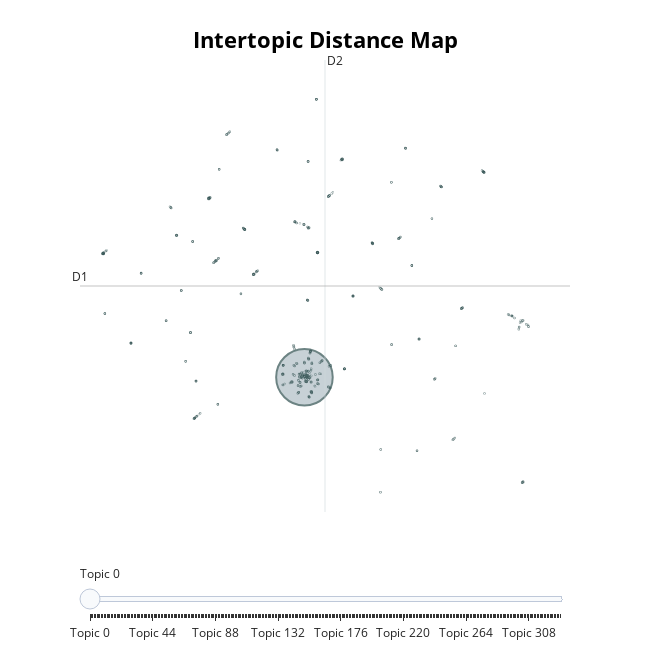

Here is the notebook cell this chart was saved with:
### Code cell
topic_model.visualize_topics()

### Figure 1 — Plotly figure (JSON) as saved in the notebook; plotly's stock layout.template omitted (floating-point values rounded to 4 significant figures; data arrays with more than 128 entries replaced by an {"elided": "..."} marker saying what was removed)
{"data": [{"customdata": {"elided": "331x3 mixed values"}, "hovertemplate": "<b>Topic %{customdata[0]}</b><br>%{customdata[1]}<br>Size: %{customdata[2]}", "legendgroup": "", "marker": {"color": "#B0BEC5", "line": {"color": "DarkSlateGrey", "width": 2}, "size": {"elided": "331 int values"}, "sizemode": "area", "sizeref": 259.9, "symbol": "circle"}, "mode": "markers", "name": "", "orientation": "v", "showlegend": false, "type": "scatter", "x": {"elided": "331 float values"}, "xaxis": "x", "y": {"elided": "331 float values"}, "yaxis": "y"}], "layout": {"annotations": [{"showarrow": false, "text": "D1", "x": -12.13, "y": 5.833, "yshift": 10}, {"showarrow": false, "text": "D2", "x": 4.957, "xshift": 10, "y": 23.72}], "height": 650, "hoverlabel": {"bgcolor": "white", "font": {"family": "Rockwell", "size": 16}}, "legend": {"itemsizing": "constant", "tracegroupgap": 0}, "margin": {"t": 60}, "shapes": [{"line": {"color": "#CFD8DC", "width": 2}, "type": "line", "x0": 4.957, "x1": 4.957, "y0": -12.05, "y1": 23.72}, {"line": {"color": "#9E9E9E", "width": 2}, "type": "line", "x0": -12.13, "x1": 22.04, "y0": 5.833, "y1": 5.833}], "sliders": [{"active": 0, "pad": {"t": 50}, "steps": [{"args": [{"marker.color": {"elided": "1x331 str values"}}], "label": "Topic 0", "method": "update"}, {"args": [{"marker.color": {"elided": "1x331 str values"}}], "label": "Topic 1", "method": "update"}, {"args": [{"marker.color": {"elided": "1x331 str values"}}], "label": "Topic 2", "method": "update"}, {"args": [{"marker.color": {"elided": "1x331 str values"}}], "label": "Topic 3", "method": "update"}, {"args": [{"marker.color": {"elided": "1x331 str values"}}], "label": "Topic 4", "method": "update"}, {"args": [{"marker.color": {"elided": "1x331 str values"}}], "label": "Topic 5", "method": "update"}, {"args": [{"marker.color": {"elided": "1x331 str values"}}], "label": "Topic 6", "method": "update"}, {"args": [{"marker.color": {"elided": "1x331 str values"}}], "label": "Topic 7", "method": "update"}, {"args": [{"marker.color": {"elided": "1x331 str values"}}], "label": "Topic 8", "method": "update"}, {"args": [{"marker.color": {"elided": "1x331 str values"}}], "label": "Topic 9", "method": "update"}, {"args": [{"marker.color": {"elided": "1x331 str values"}}], "label": "Topic 10", "method": "update"}, {"args": [{"marker.color": {"elided": "1x331 str values"}}], "label": "Topic 11", "method": "update"}, {"args": [{"marker.color": {"elided": "1x331 str values"}}], "label": "Topic 12", "method": "update"}, {"args": [{"marker.color": {"elided": "1x331 str values"}}], "label": "Topic 13", "method": "update"}, {"args": [{"marker.color": {"elided": "1x331 str values"}}], "label": "Topic 14", "method": "update"}, {"args": [{"marker.color": {"elided": "1x331 str values"}}], "label": "Topic 15", "method": "update"}, {"args": [{"marker.color": {"elided": "1x331 str values"}}], "label": "Topic 16", "method": "update"}, {"args": [{"marker.color": {"elided": "1x331 str values"}}], "label": "Topic 17", "method": "update"}, {"args": [{"marker.color": {"elided": "1x331 str values"}}], "label": "Topic 18", "method": "update"}, {"args": [{"marker.color": {"elided": "1x331 str values"}}], "label": "Topic 19", "method": "update"}, {"args": [{"marker.color": {"elided": "1x331 str values"}}], "label": "Topic 20", "method": "update"}, {"args": [{"marker.color": {"elided": "1x331 str values"}}], "label": "Topic 21", "method": "update"}, {"args": [{"marker.color": {"elided": "1x331 str values"}}], "label": "Topic 22", "method": "update"}, {"args": [{"marker.color": {"elided": "1x331 str values"}}], "label": "Topic 23", "method": "update"}, {"args": [{"marker.color": {"elided": "1x331 str values"}}], "label": "Topic 24", "method": "update"}, {"args": [{"marker.color": {"elided": "1x331 str values"}}], "label": "Topic 25", "method": "update"}, {"args": [{"marker.color": {"elided": "1x331 str values"}}], "label": "Topic 26", "method": "update"}, {"args": [{"marker.color": {"elided": "1x331 str values"}}], "label": "Topic 27", "method": "update"}, {"args": [{"marker.color": {"elided": "1x331 str values"}}], "label": "Topic 28", "method": "update"}, {"args": [{"marker.color": {"elided": "1x331 str values"}}], "label": "Topic 29", "method": "update"}, {"args": [{"marker.color": {"elided": "1x331 str values"}}], "label": "Topic 30", "method": "update"}, {"args": [{"marker.color": {"elided": "1x331 str values"}}], "label": "Topic 31", "method": "update"}, {"args": [{"marker.color": {"elided": "1x331 str values"}}], "label": "Topic 32", "method": "update"}, {"args": [{"marker.color": {"elided": "1x331 str values"}}], "label": "Topic 33", "method": "update"}, {"args": [{"marker.color": {"elided": "1x331 str values"}}], "label": "Topic 34", "method": "update"}, {"args": [{"marker.color": {"elided": "1x331 str values"}}], "label": "Topic 35", "method": "update"}, {"args": [{"marker.color": {"elided": "1x331 str values"}}], "label": "Topic 36", "method": "update"}, {"args": [{"marker.color": {"elided": "1x331 str values"}}], "label": "Topic 37", "method": "update"}, {"args": [{"marker.color": {"elided": "1x331 str values"}}], "label": "Topic 38", "method": "update"}, {"args": [{"marker.color": {"elided": "1x331 str values"}}], "label": "Topic 39", "method": "update"}, {"args": [{"marker.color": {"elided": "1x331 str values"}}], "label": "Topic 40", "method": "update"}, {"args": [{"marker.color": {"elided": "1x331 str values"}}], "label": "Topic 41", "method": "update"}, {"args": [{"marker.color": {"elided": "1x331 str values"}}], "label": "Topic 42", "method": "update"}, {"args": [{"marker.color": {"elided": "1x331 str values"}}], "label": "Topic 43", "method": "update"}, {"args": [{"marker.color": {"elided": "1x331 str values"}}], "label": "Topic 44", "method": "update"}, {"args": [{"marker.color": {"elided": "1x331 str values"}}], "label": "Topic 45", "method": "update"}, {"args": [{"marker.color": {"elided": "1x331 str values"}}], "label": "Topic 46", "method": "update"}, {"args": [{"marker.color": {"elided": "1x331 str values"}}], "label": "Topic 47", "method": "update"}, {"args": [{"marker.color": {"elided": "1x331 str values"}}], "label": "Topic 48", "method": "update"}, {"args": [{"marker.color": {"elided": "1x331 str values"}}], "label": "Topic 49", "method": "update"}, {"args": [{"marker.color": {"elided": "1x331 str values"}}], "label": "Topic 50", "method": "update"}, {"args": [{"marker.color": {"elided": "1x331 str values"}}], "label": "Topic 51", "method": "update"}, {"args": [{"marker.color": {"elided": "1x331 str values"}}], "label": "Topic 52", "method": "update"}, {"args": [{"marker.color": {"elided": "1x331 str values"}}], "label": "Topic 53", "method": "update"}, {"args": [{"marker.color": {"elided": "1x331 str values"}}], "label": "Topic 54", "method": "update"}, {"args": [{"marker.color": {"elided": "1x331 str values"}}], "label": "Topic 55", "method": "update"}, {"args": [{"marker.color": {"elided": "1x331 str values"}}], "label": "Topic 56", "method": "update"}, {"args": [{"marker.color": {"elided": "1x331 str values"}}], "label": "Topic 57", "method": "update"}, {"args": [{"marker.color": {"elided": "1x331 str values"}}], "label": "Topic 58", "method": "update"}, {"args": [{"marker.color": {"elided": "1x331 str values"}}], "label": "Topic 59", "method": "update"}, {"args": [{"marker.color": {"elided": "1x331 str values"}}], "label": "Topic 60", "method": "update"}, {"args": [{"marker.color": {"elided": "1x331 str values"}}], "label": "Topic 61", "method": "update"}, {"args": [{"marker.color": {"elided": "1x331 str values"}}], "label": "Topic 62", "method": "update"}, {"args": [{"marker.color": {"elided": "1x331 str values"}}], "label": "Topic 63", "method": "update"}, {"args": [{"marker.color": {"elided": "1x331 str values"}}], "label": "Topic 64", "method": "update"}, {"args": [{"marker.color": {"elided": "1x331 str values"}}], "label": "Topic 65", "method": "update"}, {"args": [{"marker.color": {"elided": "1x331 str values"}}], "label": "Topic 66", "method": "update"}, {"args": [{"marker.color": {"elided": "1x331 str values"}}], "label": "Topic 67", "method": "update"}, {"args": [{"marker.color": {"elided": "1x331 str values"}}], "label": "Topic 68", "method": "update"}, {"args": [{"marker.color": {"elided": "1x331 str values"}}], "label": "Topic 69", "method": "update"}, {"args": [{"marker.color": {"elided": "1x331 str values"}}], "label": "Topic 70", "method": "update"}, {"args": [{"marker.color": {"elided": "1x331 str values"}}], "label": "Topic 71", "method": "update"}, {"args": [{"marker.color": {"elided": "1x331 str values"}}], "label": "Topic 72", "method": "update"}, {"args": [{"marker.color": {"elided": "1x331 str values"}}], "label": "Topic 73", "method": "update"}, {"args": [{"marker.color": {"elided": "1x331 str values"}}], "label": "Topic 74", "method": "update"}, {"args": [{"marker.color": {"elided": "1x331 str values"}}], "label": "Topic 75", "method": "update"}, {"args": [{"marker.color": {"elided": "1x331 str values"}}], "label": "Topic 76", "method": "update"}, {"args": [{"marker.color": {"elided": "1x331 str values"}}], "label": "Topic 77", "method": "update"}, {"args": [{"marker.color": {"elided": "1x331 str values"}}], "label": "Topic 78", "method": "update"}, {"args": [{"marker.color": {"elided": "1x331 str values"}}], "label": "Topic 79", "method": "update"}, {"args": [{"marker.color": {"elided": "1x331 str values"}}], "label": "Topic 80", "method": "update"}, {"args": [{"marker.color": {"elided": "1x331 str values"}}], "label": "Topic 81", "method": "update"}, {"args": [{"marker.color": {"elided": "1x331 str values"}}], "label": "Topic 82", "method": "update"}, {"args": [{"marker.color": {"elided": "1x331 str values"}}], "label": "Topic 83", "method": "update"}, {"args": [{"marker.color": {"elided": "1x331 str values"}}], "label": "Topic 84", "method": "update"}, {"args": [{"marker.color": {"elided": "1x331 str values"}}], "label": "Topic 85", "method": "update"}, {"args": [{"marker.color": {"elided": "1x331 str values"}}], "label": "Topic 86", "method": "update"}, {"args": [{"marker.color": {"elided": "1x331 str values"}}], "label": "Topic 87", "method": "update"}, {"args": [{"marker.color": {"elided": "1x331 str values"}}], "label": "Topic 88", "method": "update"}, {"args": [{"marker.color": {"elided": "1x331 str values"}}], "label": "Topic 89", "method": "update"}, {"args": [{"marker.color": {"elided": "1x331 str values"}}], "label": "Topic 90", "method": "update"}, {"args": [{"marker.color": {"elided": "1x331 str values"}}], "label": "Topic 91", "method": "update"}, {"args": [{"marker.color": {"elided": "1x331 str values"}}], "label": "Topic 92", "method": "update"}, {"args": [{"marker.color": {"elided": "1x331 str values"}}], "label": "Topic 93", "method": "update"}, {"args": [{"marker.color": {"elided": "1x331 str values"}}], "label": "Topic 94", "method": "update"}, {"args": [{"marker.color": {"elided": "1x331 str values"}}], "label": "Topic 95", "method": "update"}, {"args": [{"marker.color": {"elided": "1x331 str values"}}], "label": "Topic 96", "method": "update"}, {"args": [{"marker.color": {"elided": "1x331 str values"}}], "label": "Topic 97", "method": "update"}, {"args": [{"marker.color": {"elided": "1x331 str values"}}], "label": "Topic 98", "method": "update"}, {"args": [{"marker.color": {"elided": "1x331 str values"}}], "label": "Topic 99", "method": "update"}, {"args": [{"marker.color": {"elided": "1x331 str values"}}], "label": "Topic 100", "method": "update"}, {"args": [{"marker.color": {"elided": "1x331 str values"}}], "label": "Topic 101", "method": "update"}, {"args": [{"marker.color": {"elided": "1x331 str values"}}], "label": "Topic 102", "method": "update"}, {"args": [{"marker.color": {"elided": "1x331 str values"}}], "label": "Topic 103", "method": "update"}, {"args": [{"marker.color": {"elided": "1x331 str values"}}], "label": "Topic 104", "method": "update"}, {"args": [{"marker.color": {"elided": "1x331 str values"}}], "label": "Topic 105", "method": "update"}, {"args": [{"marker.color": {"elided": "1x331 str values"}}], "label": "Topic 106", "method": "update"}, {"args": [{"marker.color": {"elided": "1x331 str values"}}], "label": "Topic 107", "method": "update"}, {"args": [{"marker.color": {"elided": "1x331 str values"}}], "label": "Topic 108", "method": "update"}, {"args": [{"marker.color": {"elided": "1x331 str values"}}], "label": "Topic 109", "method": "update"}, {"args": [{"marker.color": {"elided": "1x331 str values"}}], "label": "Topic 110", "method": "update"}, {"args": [{"marker.color": {"elided": "1x331 str values"}}], "label": "Topic 111", "method": "update"}, {"args": [{"marker.color": {"elided": "1x331 str values"}}], "label": "Topic 112", "method": "update"}, {"args": [{"marker.color": {"elided": "1x331 str values"}}], "label": "Topic 113", "method": "update"}, {"args": [{"marker.color": {"elided": "1x331 str values"}}], "label": "Topic 114", "method": "update"}, {"args": [{"marker.color": {"elided": "1x331 str values"}}], "label": "Topic 115", "method": "update"}, {"args": [{"marker.color": {"elided": "1x331 str values"}}], "label": "Topic 116", "method": "update"}, {"args": [{"marker.color": {"elided": "1x331 str values"}}], "label": "Topic 117", "method": "update"}, {"args": [{"marker.color": {"elided": "1x331 str values"}}], "label": "Topic 118", "method": "update"}, {"args": [{"marker.color": {"elided": "1x331 str values"}}], "label": "Topic 119", "method": "update"}, {"args": [{"marker.color": {"elided": "1x331 str values"}}], "label": "Topic 120", "method": "update"}, {"args": [{"marker.color": {"elided": "1x331 str values"}}], "label": "Topic 121", "method": "update"}, {"args": [{"marker.color": {"elided": "1x331 str values"}}], "label": "Topic 122", "method": "update"}, {"args": [{"marker.color": {"elided": "1x331 str values"}}], "label": "Topic 123", "method": "update"}, {"args": [{"marker.color": {"elided": "1x331 str values"}}], "label": "Topic 124", "method": "update"}, {"args": [{"marker.color": {"elided": "1x331 str values"}}], "label": "Topic 125", "method": "update"}, {"args": [{"marker.color": {"elided": "1x331 str values"}}], "label": "Topic 126", "method": "update"}, {"args": [{"marker.color": {"elided": "1x331 str values"}}], "label": "Topic 127", "method": "update"}, {"args": [{"marker.color": {"elided": "1x331 str values"}}], "label": "Topic 128", "method": "update"}, {"args": [{"marker.color": {"elided": "1x331 str values"}}], "label": "Topic 129", "method": "update"}, {"args": [{"marker.color": {"elided": "1x331 str values"}}], "label": "Topic 130", "method": "update"}, {"args": [{"marker.color": {"elided": "1x331 str values"}}], "label": "Topic 131", "method": "update"}, {"args": [{"marker.color": {"elided": "1x331 str values"}}], "label": "Topic 132", "method": "update"}, {"args": [{"marker.color": {"elided": "1x331 str values"}}], "label": "Topic 133", "method": "update"}, {"args": [{"marker.color": {"elided": "1x331 str values"}}], "label": "Topic 134", "method": "update"}, {"args": [{"marker.color": {"elided": "1x331 str values"}}], "label": "Topic 135", "method": "update"}, {"args": [{"marker.color": {"elided": "1x331 str values"}}], "label": "Topic 136", "method": "update"}, {"args": [{"marker.color": {"elided": "1x331 str values"}}], "label": "Topic 137", "method": "update"}, {"args": [{"marker.color": {"elided": "1x331 str values"}}], "label": "Topic 138", "method": "update"}, {"args": [{"marker.color": {"elided": "1x331 str values"}}], "label": "Topic 139", "method": "update"}, {"args": [{"marker.color": {"elided": "1x331 str values"}}], "label": "Topic 140", "method": "update"}, {"args": [{"marker.color": {"elided": "1x331 str values"}}], "label": "Topic 141", "method": "update"}, {"args": [{"marker.color": {"elided": "1x331 str values"}}], "label": "Topic 142", "method": "update"}, {"args": [{"marker.color": {"elided": "1x331 str values"}}], "label": "Topic 143", "method": "update"}, {"args": [{"marker.color": {"elided": "1x331 str values"}}], "label": "Topic 144", "method": "update"}, {"args": [{"marker.color": {"elided": "1x331 str values"}}], "label": "Topic 145", "method": "update"}, {"args": [{"marker.color": {"elided": "1x331 str values"}}], "label": "Topic 146", "method": "update"}, {"args": [{"marker.color": {"elided": "1x331 str values"}}], "label": "Topic 147", "method": "update"}, {"args": [{"marker.color": {"elided": "1x331 str values"}}], "label": "Topic 148", "method": "update"}, {"args": [{"marker.color": {"elided": "1x331 str values"}}], "label": "Topic 149", "method": "update"}, {"args": [{"marker.color": {"elided": "1x331 str values"}}], "label": "Topic 150", "method": "update"}, {"args": [{"marker.color": {"elided": "1x331 str values"}}], "label": "Topic 151", "method": "update"}, {"args": [{"marker.color": {"elided": "1x331 str values"}}], "label": "Topic 152", "method": "update"}, {"args": [{"marker.color": {"elided": "1x331 str values"}}], "label": "Topic 153", "method": "update"}, {"args": [{"marker.color": {"elided": "1x331 str values"}}], "label": "Topic 154", "method": "update"}, {"args": [{"marker.color": {"elided": "1x331 str values"}}], "label": "Topic 155", "method": "update"}, {"args": [{"marker.color": {"elided": "1x331 str values"}}], "label": "Topic 156", "method": "update"}, {"args": [{"marker.color": {"elided": "1x331 str values"}}], "label": "Topic 157", "method": "update"}, {"args": [{"marker.color": {"elided": "1x331 str values"}}], "label": "Topic 158", "method": "update"}, {"args": [{"marker.color": {"elided": "1x331 str values"}}], "label": "Topic 159", "method": "update"}, {"args": [{"marker.color": {"elided": "1x331 str values"}}], "label": "Topic 160", "method": "update"}, {"args": [{"marker.color": {"elided": "1x331 str values"}}], "label": "Topic 161", "method": "update"}, {"args": [{"marker.color": {"elided": "1x331 str values"}}], "label": "Topic 162", "method": "update"}, {"args": [{"marker.color": {"elided": "1x331 str values"}}], "label": "Topic 163", "method": "update"}, {"args": [{"marker.color": {"elided": "1x331 str values"}}], "label": "Topic 164", "method": "update"}, {"args": [{"marker.color": {"elided": "1x331 str values"}}], "label": "Topic 165", "method": "update"}, {"args": [{"marker.color": {"elided": "1x331 str values"}}], "label": "Topic 166", "method": "update"}, {"args": [{"marker.color": {"elided": "1x331 str values"}}], "label": "Topic 167", "method": "update"}, {"args": [{"marker.color": {"elided": "1x331 str values"}}], "label": "Topic 168", "method": "update"}, {"args": [{"marker.color": {"elided": "1x331 str values"}}], "label": "Topic 169", "method": "update"}, {"args": [{"marker.color": {"elided": "1x331 str values"}}], "label": "Topic 170", "method": "update"}, {"args": [{"marker.color": {"elided": "1x331 str values"}}], "label": "Topic 171", "method": "update"}, {"args": [{"marker.color": {"elided": "1x331 str values"}}], "label": "Topic 172", "method": "update"}, {"args": [{"marker.color": {"elided": "1x331 str values"}}], "label": "Topic 173", "method": "update"}, {"args": [{"marker.color": {"elided": "1x331 str values"}}], "label": "Topic 174", "method": "update"}, {"args": [{"marker.color": {"elided": "1x331 str values"}}], "label": "Topic 175", "method": "update"}, {"args": [{"marker.color": {"elided": "1x331 str values"}}], "label": "Topic 176", "method": "update"}, {"args": [{"marker.color": {"elided": "1x331 str values"}}], "label": "Topic 177", "method": "update"}, {"args": [{"marker.color": {"elided": "1x331 str values"}}], "label": "Topic 178", "method": "update"}, {"args": [{"marker.color": {"elided": "1x331 str values"}}], "label": "Topic 179", "method": "update"}, {"args": [{"marker.color": {"elided": "1x331 str values"}}], "label": "Topic 180", "method": "update"}, {"args": [{"marker.color": {"elided": "1x331 str values"}}], "label": "Topic 181", "method": "update"}, {"args": [{"marker.color": {"elided": "1x331 str values"}}], "label": "Topic 182", "method": "update"}, {"args": [{"marker.color": {"elided": "1x331 str values"}}], "label": "Topic 183", "method": "update"}, {"args": [{"marker.color": {"elided": "1x331 str values"}}], "label": "Topic 184", "method": "update"}, {"args": [{"marker.color": {"elided": "1x331 str values"}}], "label": "Topic 185", "method": "update"}, {"args": [{"marker.color": {"elided": "1x331 str values"}}], "label": "Topic 186", "method": "update"}, {"args": [{"marker.color": {"elided": "1x331 str values"}}], "label": "Topic 187", "method": "update"}, {"args": [{"marker.color": {"elided": "1x331 str values"}}], "label": "Topic 188", "method": "update"}, {"args": [{"marker.color": {"elided": "1x331 str values"}}], "label": "Topic 189", "method": "update"}, {"args": [{"marker.color": {"elided": "1x331 str values"}}], "label": "Topic 190", "method": "update"}, {"args": [{"marker.color": {"elided": "1x331 str values"}}], "label": "Topic 191", "method": "update"}, {"args": [{"marker.color": {"elided": "1x331 str values"}}], "label": "Topic 192", "method": "update"}, {"args": [{"marker.color": {"elided": "1x331 str values"}}], "label": "Topic 193", "method": "update"}, {"args": [{"marker.color": {"elided": "1x331 str values"}}], "label": "Topic 194", "method": "update"}, {"args": [{"marker.color": {"elided": "1x331 str values"}}], "label": "Topic 195", "method": "update"}, {"args": [{"marker.color": {"elided": "1x331 str values"}}], "label": "Topic 196", "method": "update"}, {"args": [{"marker.color": {"elided": "1x331 str values"}}], "label": "Topic 197", "method": "update"}, {"args": [{"marker.color": {"elided": "1x331 str values"}}], "label": "Topic 198", "method": "update"}, {"args": [{"marker.color": {"elided": "1x331 str values"}}], "label": "Topic 199", "method": "update"}, {"args": [{"marker.color": {"elided": "1x331 str values"}}], "label": "Topic 200", "method": "update"}, {"args": [{"marker.color": {"elided": "1x331 str values"}}], "label": "Topic 201", "method": "update"}, {"args": [{"marker.color": {"elided": "1x331 str values"}}], "label": "Topic 202", "method": "update"}, {"args": [{"marker.color": {"elided": "1x331 str values"}}], "label": "Topic 203", "method": "update"}, {"args": [{"marker.color": {"elided": "1x331 str values"}}], "label": "Topic 204", "method": "update"}, {"args": [{"marker.color": {"elided": "1x331 str values"}}], "label": "Topic 205", "method": "update"}, {"args": [{"marker.color": {"elided": "1x331 str values"}}], "label": "Topic 206", "method": "update"}, {"args": [{"marker.color": {"elided": "1x331 str values"}}], "label": "Topic 207", "method": "update"}, {"args": [{"marker.color": {"elided": "1x331 str values"}}], "label": "Topic 208", "method": "update"}, {"args": [{"marker.color": {"elided": "1x331 str values"}}], "label": "Topic 209", "method": "update"}, {"args": [{"marker.color": {"elided": "1x331 str values"}}], "label": "Topic 210", "method": "update"}, {"args": [{"marker.color": {"elided": "1x331 str values"}}], "label": "Topic 211", "method": "update"}, {"args": [{"marker.color": {"elided": "1x331 str values"}}], "label": "Topic 212", "method": "update"}, {"args": [{"marker.color": {"elided": "1x331 str values"}}], "label": "Topic 213", "method": "update"}, {"args": [{"marker.color": {"elided": "1x331 str values"}}], "label": "Topic 214", "method": "update"}, {"args": [{"marker.color": {"elided": "1x331 str values"}}], "label": "Topic 215", "method": "update"}, {"args": [{"marker.color": {"elided": "1x331 str values"}}], "label": "Topic 216", "method": "update"}, {"args": [{"marker.color": {"elided": "1x331 str values"}}], "label": "Topic 217", "method": "update"}, {"args": [{"marker.color": {"elided": "1x331 str values"}}], "label": "Topic 218", "method": "update"}, {"args": [{"marker.color": {"elided": "1x331 str values"}}], "label": "Topic 219", "method": "update"}, {"args": [{"marker.color": {"elided": "1x331 str values"}}], "label": "Topic 220", "method": "update"}, {"args": [{"marker.color": {"elided": "1x331 str values"}}], "label": "Topic 221", "method": "update"}, {"args": [{"marker.color": {"elided": "1x331 str values"}}], "label": "Topic 222", "method": "update"}, {"args": [{"marker.color": {"elided": "1x331 str values"}}], "label": "Topic 223", "method": "update"}, {"args": [{"marker.color": {"elided": "1x331 str values"}}], "label": "Topic 224", "method": "update"}, {"args": [{"marker.color": {"elided": "1x331 str values"}}], "label": "Topic 225", "method": "update"}, {"args": [{"marker.color": {"elided": "1x331 str values"}}], "label": "Topic 226", "method": "update"}, {"args": [{"marker.color": {"elided": "1x331 str values"}}], "label": "Topic 227", "method": "update"}, {"args": [{"marker.color": {"elided": "1x331 str values"}}], "label": "Topic 228", "method": "update"}, {"args": [{"marker.color": {"elided": "1x331 str values"}}], "label": "Topic 229", "method": "update"}, {"args": [{"marker.color": {"elided": "1x331 str values"}}], "label": "Topic 230", "method": "update"}, {"args": [{"marker.color": {"elided": "1x331 str values"}}], "label": "Topic 231", "method": "update"}, {"args": [{"marker.color": {"elided": "1x331 str values"}}], "label": "Topic 232", "method": "update"}, {"args": [{"marker.color": {"elided": "1x331 str values"}}], "label": "Topic 233", "method": "update"}, {"args": [{"marker.color": {"elided": "1x331 str values"}}], "label": "Topic 234", "method": "update"}, {"args": [{"marker.color": {"elided": "1x331 str values"}}], "label": "Topic 235", "method": "update"}, {"args": [{"marker.color": {"elided": "1x331 str values"}}], "label": "Topic 236", "method": "update"}, {"args": [{"marker.color": {"elided": "1x331 str values"}}], "label": "Topic 237", "method": "update"}, {"args": [{"marker.color": {"elided": "1x331 str values"}}], "label": "Topic 238", "method": "update"}, {"args": [{"marker.color": {"elided": "1x331 str values"}}], "label": "Topic 239", "method": "update"}, {"args": [{"marker.color": {"elided": "1x331 str values"}}], "label": "Topic 240", "method": "update"}, {"args": [{"marker.color": {"elided": "1x331 str values"}}], "label": "Topic 241", "method": "update"}, {"args": [{"marker.color": {"elided": "1x331 str values"}}], "label": "Topic 242", "method": "update"}, {"args": [{"marker.color": {"elided": "1x331 str values"}}], "label": "Topic 243", "method": "update"}, {"args": [{"marker.color": {"elided": "1x331 str values"}}], "label": "Topic 244", "method": "update"}, {"args": [{"marker.color": {"elided": "1x331 str values"}}], "label": "Topic 245", "method": "update"}, {"args": [{"marker.color": {"elided": "1x331 str values"}}], "label": "Topic 246", "method": "update"}, {"args": [{"marker.color": {"elided": "1x331 str values"}}], "label": "Topic 247", "method": "update"}, {"args": [{"marker.color": {"elided": "1x331 str values"}}], "label": "Topic 248", "method": "update"}, {"args": [{"marker.color": {"elided": "1x331 str values"}}], "label": "Topic 249", "method": "update"}, {"args": [{"marker.color": {"elided": "1x331 str values"}}], "label": "Topic 250", "method": "update"}, {"args": [{"marker.color": {"elided": "1x331 str values"}}], "label": "Topic 251", "method": "update"}, {"args": [{"marker.color": {"elided": "1x331 str values"}}], "label": "Topic 252", "method": "update"}, {"args": [{"marker.color": {"elided": "1x331 str values"}}], "label": "Topic 253", "method": "update"}, {"args": [{"marker.color": {"elided": "1x331 str values"}}], "label": "Topic 254", "method": "update"}, {"args": [{"marker.color": {"elided": "1x331 str values"}}], "label": "Topic 255", "method": "update"}, {"args": [{"marker.color": {"elided": "1x331 str values"}}], "label": "Topic 256", "method": "update"}, {"args": [{"marker.color": {"elided": "1x331 str values"}}], "label": "Topic 257", "method": "update"}, {"args": [{"marker.color": {"elided": "1x331 str values"}}], "label": "Topic 258", "method": "update"}, {"args": [{"marker.color": {"elided": "1x331 str values"}}], "label": "Topic 259", "method": "update"}, {"args": [{"marker.color": {"elided": "1x331 str values"}}], "label": "Topic 260", "method": "update"}, {"args": [{"marker.color": {"elided": "1x331 str values"}}], "label": "Topic 261", "method": "update"}, {"args": [{"marker.color": {"elided": "1x331 str values"}}], "label": "Topic 262", "method": "update"}, {"args": [{"marker.color": {"elided": "1x331 str values"}}], "label": "Topic 263", "method": "update"}, {"args": [{"marker.color": {"elided": "1x331 str values"}}], "label": "Topic 264", "method": "update"}, {"args": [{"marker.color": {"elided": "1x331 str values"}}], "label": "Topic 265", "method": "update"}, {"args": [{"marker.color": {"elided": "1x331 str values"}}], "label": "Topic 266", "method": "update"}, {"args": [{"marker.color": {"elided": "1x331 str values"}}], "label": "Topic 267", "method": "update"}, {"args": [{"marker.color": {"elided": "1x331 str values"}}], "label": "Topic 268", "method": "update"}, {"args": [{"marker.color": {"elided": "1x331 str values"}}], "label": "Topic 269", "method": "update"}, {"args": [{"marker.color": {"elided": "1x331 str values"}}], "label": "Topic 270", "method": "update"}, {"args": [{"marker.color": {"elided": "1x331 str values"}}], "label": "Topic 271", "method": "update"}, {"args": [{"marker.color": {"elided": "1x331 str values"}}], "label": "Topic 272", "method": "update"}, {"args": [{"marker.color": {"elided": "1x331 str values"}}], "label": "Topic 273", "method": "update"}, {"args": [{"marker.color": {"elided": "1x331 str values"}}], "label": "Topic 274", "method": "update"}, {"args": [{"marker.color": {"elided": "1x331 str values"}}], "label": "Topic 275", "method": "update"}, {"args": [{"marker.color": {"elided": "1x331 str values"}}], "label": "Topic 276", "method": "update"}, {"args": [{"marker.color": {"elided": "1x331 str values"}}], "label": "Topic 277", "method": "update"}, {"args": [{"marker.color": {"elided": "1x331 str values"}}], "label": "Topic 278", "method": "update"}, {"args": [{"marker.color": {"elided": "1x331 str values"}}], "label": "Topic 279", "method": "update"}, {"args": [{"marker.color": {"elided": "1x331 str values"}}], "label": "Topic 280", "method": "update"}, {"args": [{"marker.color": {"elided": "1x331 str values"}}], "label": "Topic 281", "method": "update"}, {"args": [{"marker.color": {"elided": "1x331 str values"}}], "label": "Topic 282", "method": "update"}, {"args": [{"marker.color": {"elided": "1x331 str values"}}], "label": "Topic 283", "method": "update"}, {"args": [{"marker.color": {"elided": "1x331 str values"}}], "label": "Topic 284", "method": "update"}, {"args": [{"marker.color": {"elided": "1x331 str values"}}], "label": "Topic 285", "method": "update"}, {"args": [{"marker.color": {"elided": "1x331 str values"}}], "label": "Topic 286", "method": "update"}, {"args": [{"marker.color": {"elided": "1x331 str values"}}], "label": "Topic 287", "method": "update"}, {"args": [{"marker.color": {"elided": "1x331 str values"}}], "label": "Topic 288", "method": "update"}, {"args": [{"marker.color": {"elided": "1x331 str values"}}], "label": "Topic 289", "method": "update"}, {"args": [{"marker.color": {"elided": "1x331 str values"}}], "label": "Topic 290", "method": "update"}, {"args": [{"marker.color": {"elided": "1x331 str values"}}], "label": "Topic 291", "method": "update"}, {"args": [{"marker.color": {"elided": "1x331 str values"}}], "label": "Topic 292", "method": "update"}, {"args": [{"marker.color": {"elided": "1x331 str values"}}], "label": "Topic 293", "method": "update"}, {"args": [{"marker.color": {"elided": "1x331 str values"}}], "label": "Topic 294", "method": "update"}, {"args": [{"marker.color": {"elided": "1x331 str values"}}], "label": "Topic 295", "method": "update"}, {"args": [{"marker.color": {"elided": "1x331 str values"}}], "label": "Topic 296", "method": "update"}, {"args": [{"marker.color": {"elided": "1x331 str values"}}], "label": "Topic 297", "method": "update"}, {"args": [{"marker.color": {"elided": "1x331 str values"}}], "label": "Topic 298", "method": "update"}, {"args": [{"marker.color": {"elided": "1x331 str values"}}], "label": "Topic 299", "method": "update"}, {"args": [{"marker.color": {"elided": "1x331 str values"}}], "label": "Topic 300", "method": "update"}, {"args": [{"marker.color": {"elided": "1x331 str values"}}], "label": "Topic 301", "method": "update"}, {"args": [{"marker.color": {"elided": "1x331 str values"}}], "label": "Topic 302", "method": "update"}, {"args": [{"marker.color": {"elided": "1x331 str values"}}], "label": "Topic 303", "method": "update"}, {"args": [{"marker.color": {"elided": "1x331 str values"}}], "label": "Topic 304", "method": "update"}, {"args": [{"marker.color": {"elided": "1x331 str values"}}], "label": "Topic 305", "method": "update"}, {"args": [{"marker.color": {"elided": "1x331 str values"}}], "label": "Topic 306", "method": "update"}, {"args": [{"marker.color": {"elided": "1x331 str values"}}], "label": "Topic 307", "method": "update"}, {"args": [{"marker.color": {"elided": "1x331 str values"}}], "label": "Topic 308", "method": "update"}, {"args": [{"marker.color": {"elided": "1x331 str values"}}], "label": "Topic 309", "method": "update"}, {"args": [{"marker.color": {"elided": "1x331 str values"}}], "label": "Topic 310", "method": "update"}, {"args": [{"marker.color": {"elided": "1x331 str values"}}], "label": "Topic 311", "method": "update"}, {"args": [{"marker.color": {"elided": "1x331 str values"}}], "label": "Topic 312", "method": "update"}, {"args": [{"marker.color": {"elided": "1x331 str values"}}], "label": "Topic 313", "method": "update"}, {"args": [{"marker.color": {"elided": "1x331 str values"}}], "label": "Topic 314", "method": "update"}, {"args": [{"marker.color": {"elided": "1x331 str values"}}], "label": "Topic 315", "method": "update"}, {"args": [{"marker.color": {"elided": "1x331 str values"}}], "label": "Topic 316", "method": "update"}, {"args": [{"marker.color": {"elided": "1x331 str values"}}], "label": "Topic 317", "method": "update"}, {"args": [{"marker.color": {"elided": "1x331 str values"}}], "label": "Topic 318", "method": "update"}, {"args": [{"marker.color": {"elided": "1x331 str values"}}], "label": "Topic 319", "method": "update"}, {"args": [{"marker.color": {"elided": "1x331 str values"}}], "label": "Topic 320", "method": "update"}, {"args": [{"marker.color": {"elided": "1x331 str values"}}], "label": "Topic 321", "method": "update"}, {"args": [{"marker.color": {"elided": "1x331 str values"}}], "label": "Topic 322", "method": "update"}, {"args": [{"marker.color": {"elided": "1x331 str values"}}], "label": "Topic 323", "method": "update"}, {"args": [{"marker.color": {"elided": "1x331 str values"}}], "label": "Topic 324", "method": "update"}, {"args": [{"marker.color": {"elided": "1x331 str values"}}], "label": "Topic 325", "method": "update"}, {"args": [{"marker.color": {"elided": "1x331 str values"}}], "label": "Topic 326", "method": "update"}, {"args": [{"marker.color": {"elided": "1x331 str values"}}], "label": "Topic 327", "method": "update"}, {"args": [{"marker.color": {"elided": "1x331 str values"}}], "label": "Topic 328", "method": "update"}, {"args": [{"marker.color": {"elided": "1x331 str values"}}], "label": "Topic 329", "method": "update"}, {"args": [{"marker.color": {"elided": "1x331 str values"}}], "label": "Topic 330", "method": "update"}]}], "title": {"font": {"color": "Black", "size": 22}, "text": "<b>Intertopic Distance Map</b>", "x": 0.5, "xanchor": "center", "y": 0.95, "yanchor": "top"}, "width": 650, "xaxis": {"anchor": "y", "domain": [0, 1], "range": [-12.13, 22.04], "title": {"text": ""}, "visible": false}, "yaxis": {"anchor": "x", "domain": [0, 1], "range": [-12.05, 23.72], "title": {"text": ""}, "visible": false}}}
